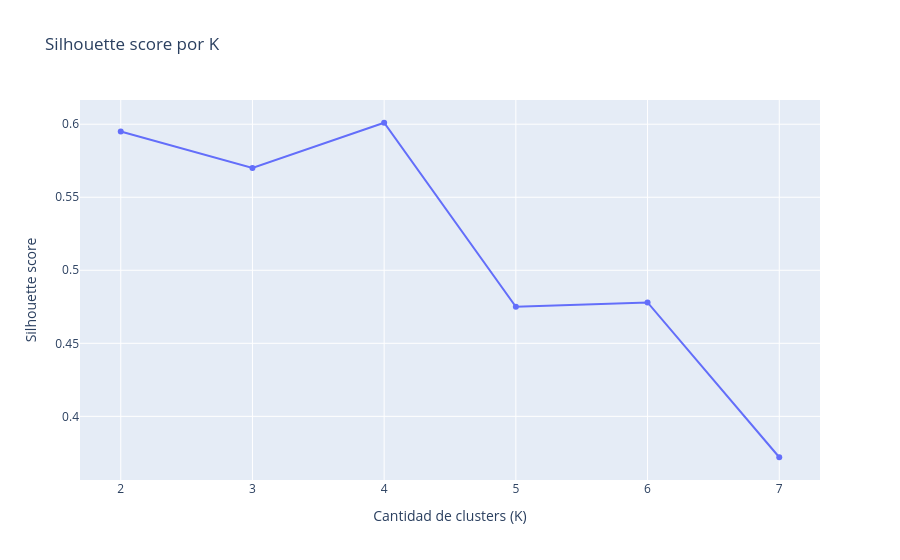

The notebook cell this image was saved under:
### Code cell
fig_sil = px.line(tabla_k, x="K", y="Silhouette",
    title="Silhouette score por K",
    labels={"K": "Cantidad de clusters (K)", "Silhouette": "Silhouette score"}, markers=True)
fig_sil.show()

### Figure 1 — Plotly figure (JSON) as saved in the notebook; plotly's stock layout.template omitted (floating-point values rounded to 4 significant figures)
{"data": [{"hovertemplate": "Cantidad de clusters (K)=%{x}<br>Silhouette score=%{y}<extra></extra>", "legendgroup": "", "line": {"color": "#636efa", "dash": "solid"}, "marker": {"symbol": "circle"}, "mode": "lines+markers", "name": "", "orientation": "v", "showlegend": false, "type": "scatter", "x": [2, 3, 4, 5, 6, 7], "xaxis": "x", "y": [0.595, 0.57, 0.601, 0.475, 0.478, 0.372], "yaxis": "y"}], "layout": {"legend": {"tracegroupgap": 0}, "title": {"text": "Silhouette score por K"}, "xaxis": {"anchor": "y", "domain": [0, 1], "title": {"text": "Cantidad de clusters (K)"}}, "yaxis": {"anchor": "x", "domain": [0, 1], "title": {"text": "Silhouette score"}}}}
